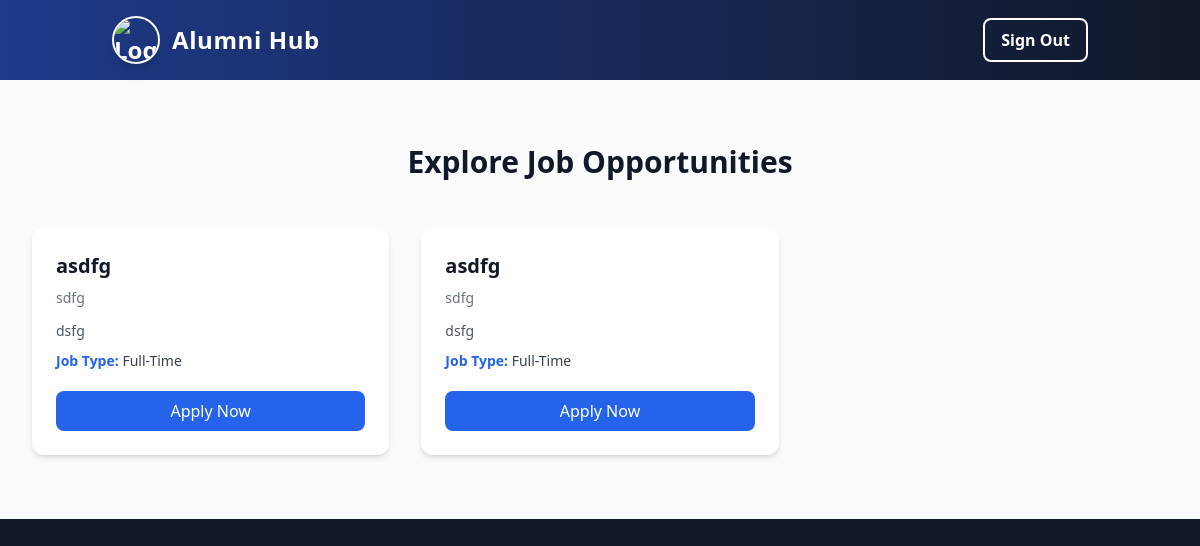
Page /jobs/ (signed in) on the earlier database version.
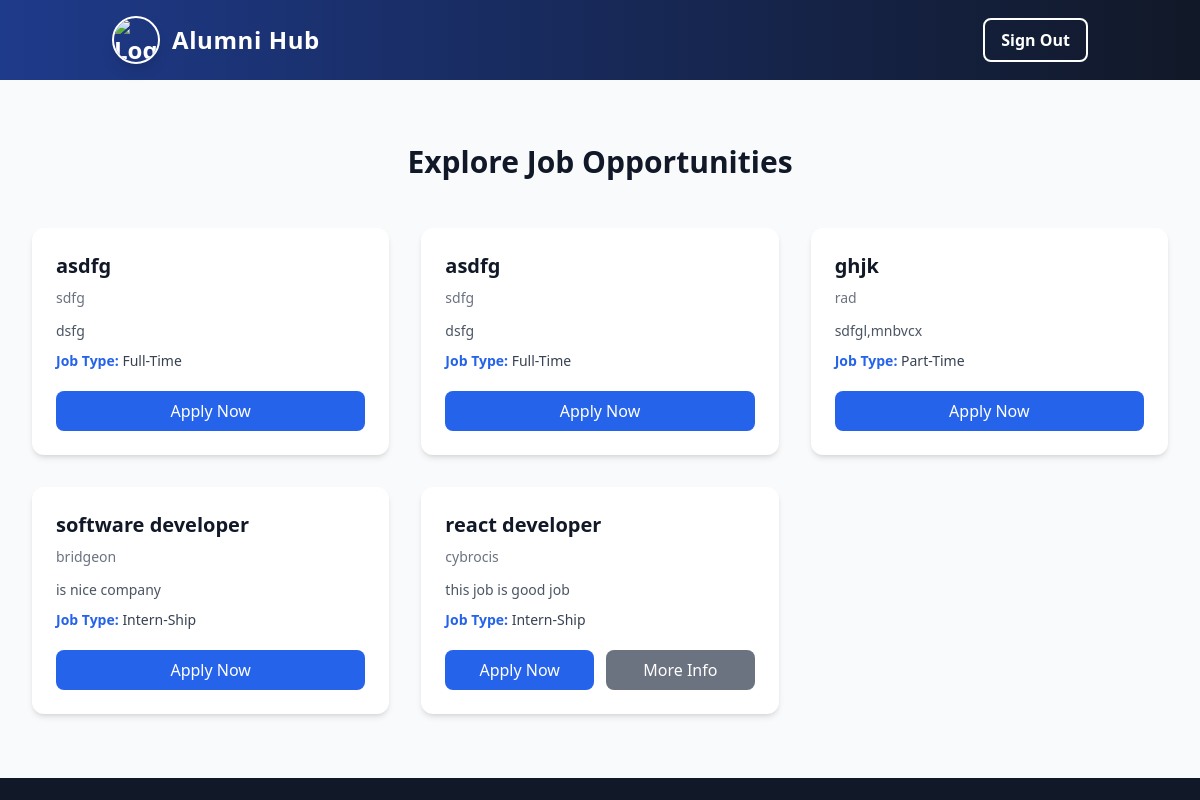
Same page on the later database version.
### myapp/models.py (models this page shows, shortened)
class JobPost(models.Model):
    job_name = models.CharField(max_length=100,default="Unnamed Job")
    company = models.CharField(max_length=255)
    description = models.TextField(blank=True)  # Changed to TextField
    job_type = models.CharField(
        max_length=100,
        choices=[("FT", "Full-Time"), ("PT", "Part-Time"),("IS", "Intern-Ship")],
        default=4  # Added default value
    )
    application_link = models.URLField(blank=True, null=True)  # Allowing blank values
    company_website = models.URLField(blank=True, null=True)  # New field for company site link

### myapp/views.py (the view)
# urls.py: path('jobs/',jobpost_list,name='jobpost_list'),
@login_required(login_url='signin')
def jobpost_list(request):
    jobs = JobPost.objects.all()  # Fetch all job posts
    return render(request, 'jobpost_list.html', {'jobs': jobs})

### templates/jobpost_list.html
{% extends "home.html" %}
{% block content %}
{% include "navbar.html" %}
<section class="py-16 bg-gray-50 dark:bg-gray-900">
    <div class="mx-auto max-w-screen-xl px-6 lg:px-8">
        <h1 class="text-3xl font-extrabold text-gray-900 dark:text-white text-center mb-12">
            Explore Job Opportunities
        </h1>
        {% if jobs %}
        <div class="grid gap-8 sm:grid-cols-2 lg:grid-cols-3">
            {% for job in jobs %}
            <div class="relative overflow-hidden bg-white dark:bg-gray-800 rounded-xl shadow-md transition-transform duration-300 p-6
                        hover:scale-105 hover:shadow-2xl hover:ring-2 hover:ring-blue-400 dark:hover:ring-blue-600">
                <h2 class="text-xl font-semibold text-gray-900 dark:text-white mb-2">{{ job.job_name }}</h2>
                <p class="text-sm text-gray-500 dark:text-gray-400">{{ job.company }}</p>
                <p class="mt-3 text-gray-600 dark:text-gray-300 text-sm leading-relaxed">{{ job.description }}</p>
                <p class="mt-2 text-sm font-medium text-gray-700 dark:text-gray-400">
                    <span class="font-semibold text-blue-600 dark:text-blue-400">Job Type:</span> {{ job.get_job_type_display }}
                </p>
                <div class="mt-5 flex items-center gap-3">
                    {% if job.application_link %}
                    <a href="{{ job.application_link }}" target="_blank"
                        class="flex-1 text-center bg-blue-600 text-white font-medium px-4 py-2 rounded-lg hover:bg-blue-700 transition duration-300">
                        Apply Now
                    </a>
                    {% endif %}
                    {% if job.company_website %}
                    <a href="{{ job.company_website }}" target="_blank"
                        class="flex-1 text-center bg-gray-500 text-white font-medium px-4 py-2 rounded-lg hover:bg-gray-600 transition duration-300">
                        More Info
                    </a>
                    {% endif %}
                </div>
            </div>
            {% endfor %}
        </div>
        {% else %}
        <p class="text-center text-gray-500 dark:text-gray-400 mt-8">No job postings available at the moment.</p>
        {% endif %}
    </div>
</section>
{% endblock content %}

### templates/home.html (shortened to what this page needs)
<!DOCTYPE html>
<html lang="en">
<head>
    <script src="https://cdn.tailwindcss.com"></script>
</head>
<body class="bg-gray-900">
    {% block content %}{% endblock content %}
</body>
</html>

### templates/navbar.html (shortened to what this page needs)
<body class="bg-gray-100">
    <nav class="bg-gradient-to-r from-blue-900 to-gray-900 shadow-lg">
        <div class="container mx-auto flex justify-between items-center py-4 px-6">
            <a href="{% url 'home' %}" class="flex items-center space-x-3 text-white text-2xl font-semibold hover:opacity-80 transition">
                <img class="w-12 h-12 rounded-full shadow-lg border-2 border-white"
                     src="https://encrypted-tbn0.gstatic.com/images?q=tbn:ANd9GcR6Wxo3iWcQN14Me9G9DkT4dSHTUvrpSCCp8g&s"
                     alt="Logo">
                <span class="tracking-wide">Alumni Hub</span>
            </a>
            <div class="flex items-center space-x-4">
                {% if user.is_authenticated %}
                    <form action="{% url 'signout' %}" method="post">
                        <button type="submit" class="text-white font-semibold px-4 py-2 border-2 border-white rounded-lg hover:bg-white hover:text-blue-900 transition duration-300">
                            Sign Out
                        </button>
                    </form>
                {% endif %}
            </div>
        </div>
    </nav>
</body>

Differences in the rows shown:
added JobPost: job_name "ghjk", company "rad", description "sdfgl,mnbvcx", job_type "Part-Time"
added JobPost: job_name "software developer", company "bridgeon", description "is nice company", job_type "Intern-Ship"
added JobPost: job_name "react developer", company "cybrocis", description "this job is good job", job_type "Intern-Ship"
